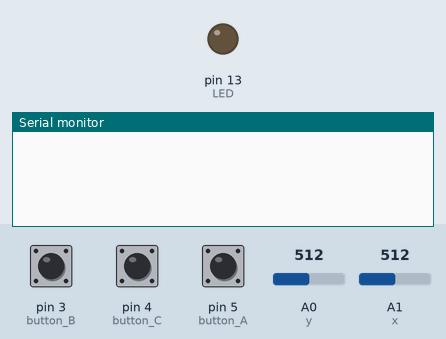
This sketch was run on a simulated Arduino Uno, built with avr-gcc and run on an emulated ATmega328P. On the bench: output pins drawn as LEDs (lit = HIGH), the last lines printed to the serial monitor. Inputs (shaded band) come from the test bench; at power-on: A0 (y) = 512, A1 (x) = 512, pin 3 (button_B) HIGH, pin 4 (button_C) HIGH, pin 5 (button_A) HIGH.

Above: at 1.2 s.
1.3 s: A0 (y) set to 1010
At 2.5 s:
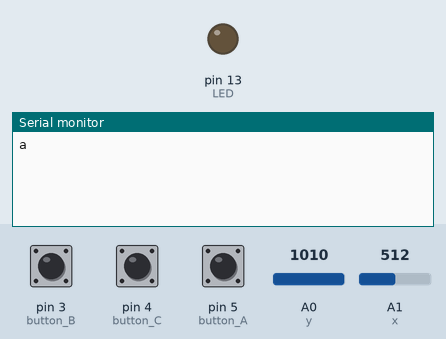
2.8 s: A1 (x) set to 1010
At 3.6 s:
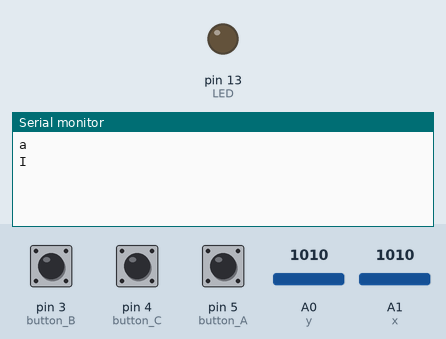
4.3 s: pin 3 (button_B) pulled LOW for 0.15 s
At 4.7 s:
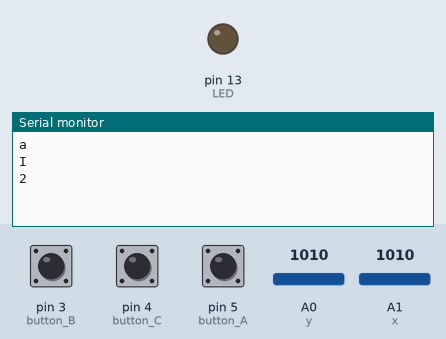
5.9 s: A0 (y) set to 10
At 7.1 s:
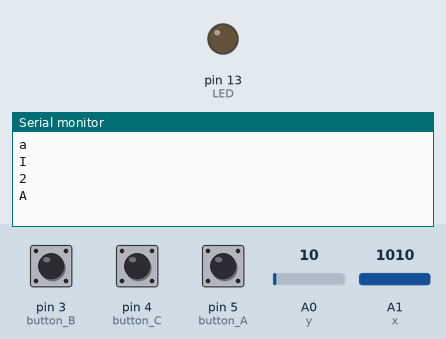
7.4 s: A1 (x) set to 10
At 8.3 s:
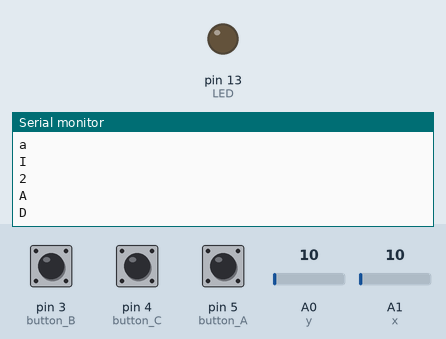

Measured:
- after the input at 1.3 s, the serial monitor: prints a new line at once (image 1)
- after the input at 2.8 s, the serial monitor: prints a new line at once (image 2)
- after the input at 4.3 s, the serial monitor: prints a new line at once (image 3)
- after the input at 5.9 s, the serial monitor: prints a new line at once (image 4)
- after the input at 7.4 s, the serial monitor: prints a new line at once (image 5)

The sketch:

ASerialToU_F.ino
```cpp
int x = 1;
int y = 0;
int button_A = 5;
int button_B = 3;
int button_C = 4;
int LED = 13;
bool izq, der, arr, aba;
bool boton[3];
bool rotar;
bool envia[7];

void setup()
{
  int i;
  for (i = 3; i <= 5; i++)
    pinMode(i, INPUT);

  for (int j = 0; j < 7; j++) {
    envia[j] = true;
  }
  for (int j = 0; j < 3; j++) {
    boton[j] = false;
  }
  pinMode(LED, OUTPUT);
  Serial.begin(9600);
}

void loop()
{
  int val;
  while (1)
  {
    val = analogRead(x); //Read Analog input
    //IZQUIERDA
    if (val > 1000) {
      izq = true;
    } else {
      izq = false;
    }
    //DERECHA
    if (val < 20)
      der = true;
    else {
      der = false;
    }

    if (izq && envia[0]) {
      Serial.println("I");
      envia[0] = false;
    }
    if (der && envia[1]) {
      Serial.println("D");
      envia[1] = false;
    }

    if (!izq && !envia[0])
      envia[0] = true;
    if (!der && !envia[1])
      envia[1] = true;


    val = analogRead(y);
    //ARRIBA
    if (val > 1000)
      aba = true;
    else
      aba = false;
    //ABAJO
    if (val < 20)
      arr = true;
    else
      arr = false;
    if (arr && envia[2]) {
      Serial.println("A");
      envia[2] = false;
    }
    if (aba && envia[3]) {
      Serial.println("a");
      envia[3] = false;
    }

    if (!arr && !envia[2])
      envia[2] = true;
    if (!aba && !envia[3])
      envia[3] = true;


    /////// BOTONES
    if (digitalRead(button_A) == 0) {
      boton[0] = true;
    } else {
      boton[0] = false;
    }
    if (digitalRead(button_B) == 0) {
      boton[1] = true;
    } else {
      boton[1] = false;
    }
    if (digitalRead(button_C) == 0) {
      boton[2] = true;
    } else {
      boton[2] = false;
    }

    if (boton[0] && envia[4]) //Check Button A
    {
      Serial.println("1");
      envia[4] = false;
    }

    if (boton[1] && envia[5]) //Check Button B
    {
      Serial.println("2");
      envia[5] = false;
    }
    if (boton[2] && envia[6]) //Check Button C
    {
      Serial.println("3");
      rotar = true;
      envia[6] = false;
    }
    else {
      rotar = false;
    }
    for (int j = 0; j < 3; j++) {
      if (!boton[j] && !envia[j + 4]) {
        envia[j + 4] = true;
      }
    }
  }

  delay(100);
  /*
    // Send some message when I receive an 'A' or a 'Z'.
    switch (Serial.read())
    {
      case 'A':
        Serial.println("That's the first letter of the abecedarium.");
        break;
      case 'Z':
        Serial.println("That's the last letter of the abecedarium.");
        break;
    }
  */
}
```
